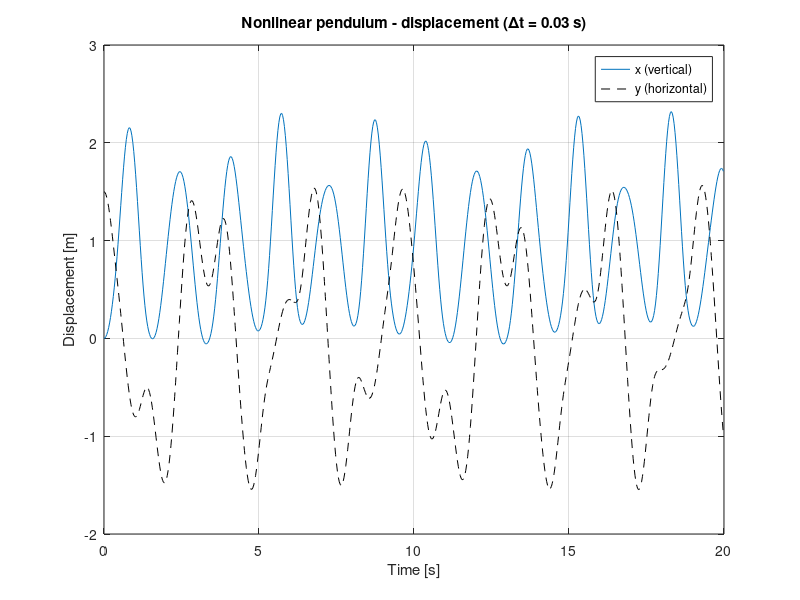
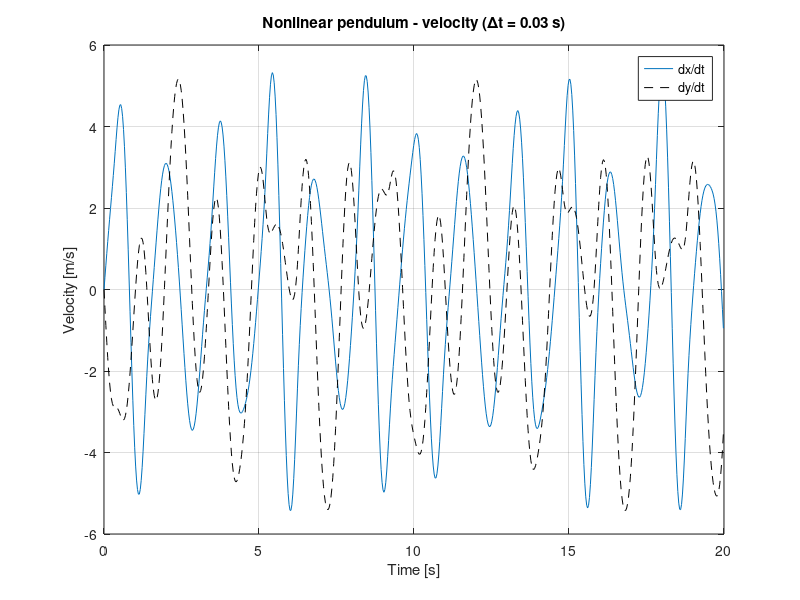
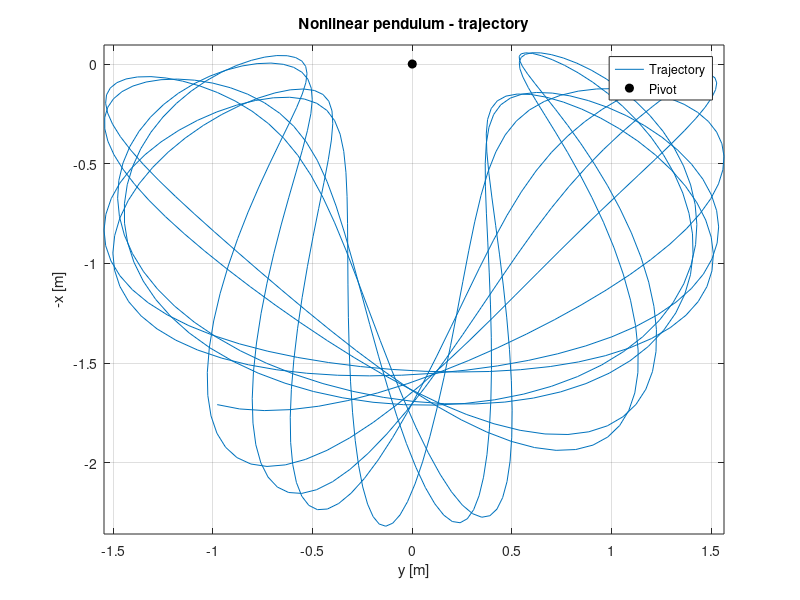
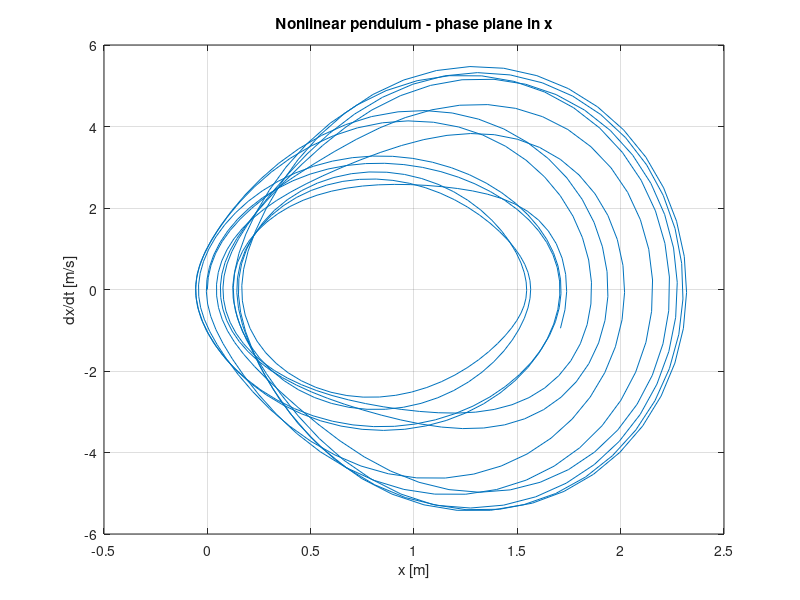

Recreate these plots in MATLAB, in order.
% =============================================================================
% validate_spring_pendulum.m — Nonlinear (elastic) pendulum, Géradin & Rixen
% =============================================================================
% Author : Nicolas Londero Gass
%          MSc Mechanical Engineering — UNICAMP (2025)
%          nicolas.gass@eac.ufsm.br
%
% Description:
%   Elastic pendulum example from Géradin & Rixen (2014), "Mechanical
%   Vibrations", Ch. 7, solved with the nonlinear Newmark predictor-corrector
%   scheme and Newton-Raphson iterations (MSc dissertation, appendix).
%
%   u = [u1; u2]: u1 vertical (upwards), u2 horizontal; pivot at the origin.
%       L = sqrt(u1^2 + u2^2)
%       M*u'' + k*(L - L0)/L * u = [-m*g; 0]
%
%   m = 1 kg, k = 30 N/m, g = 10 m/s^2, L0 = 1 m,
%   u(0) = [0; 1.5] m, u'(0) = 0,
%   gamma = 1/2, beta = 1/4, dt = 0.03 s, tolerance m*g*1e-5.
%
%   The book gives only plots, so the Newmark solution is also compared with
%   a high-accuracy ode45 reference, repeated for smaller time steps
%   (convergence order) and checked for total-energy conservation.
% =============================================================================

clear; close all; clc;

plotlentotrajetoria = 0;          % 1 = animate the trajectory
passoPlt = 20;                    % animation step

%% Parameters
M = [1 0;
     0 1];

g = 10;
L0 = 1;
err = 1*g*10^(-5);                % Tolerance

C = [0 0; 0 0];

L = @(u,v) sqrt((u^2)+(v^2));

k = 30*1;
K = @(u,v) [k*(L(u,v)-L0)*1/L(u,v)  0;
            0  k*(L(u,v)-L0)*1/L(u,v)];

% Tangent stiffness dP/du
Kt = @(u,v) [k*(1- L0/L(u,v)) + k*(L0*u^2)/(L(u,v))^3   k*((L0*u*v)/(L(u,v)^3));
             k*((L0*u*v)/(L(u,v)^3))   k*(1- L0/L(u,v)) + k*(L0*v^2)/(L(u,v))^3];

u0 = 0; v0 = 1.5;
u0p = 0; v0p = 0;

gamma = .5; beta = 1/4;

tf = 20;                          % Integration time

% Reference solution (ode45, tight tolerances)
odefun = @(tt, z) [z(3:4); M\([-M(1,1)*g; 0] - K(z(1),z(2))*z(1:2))];
opts = odeset('RelTol', 1e-10, 'AbsTol', 1e-12);

dts = [0.03 0.01 0.003 0.001];    % 0.03 s = book time step
err5 = zeros(size(dts));
fprintf('  dt [s]   max error 0-5 s [m]   error > 0.1 m after   energy drift   Newton it/step\n');
fprintf('  -----------------------------------------------------------------------------------\n');

for idt = 1:numel(dts)
    dt = dts(idt);
    t = (0:dt:tf);                % Time vector
    Np = length(t);               % Number of time points

    val1 = -M*g;
    R = repmat(val1(:,1), 1, Np); % Gravity load

    %% Initial values
    Ne = size(R,1);               % Number of DOFs

    P0 = K(u0,v0)*[u0; v0];

    u0pp = M\(R(:,1)-P0);         % Initial acceleration

    a1 = (1-gamma)*dt;
    a2 = (.5-beta)*dt^2;
    a3 = (gamma/(beta*dt));
    a4 = (1/((dt^2)*beta));

    %% Newmark time integration
    n = 1;
    u = zeros(Ne, Np); up = zeros(Ne, Np); upp = zeros(Ne, Np);
    ue = zeros(Ne, Np+n); upe = zeros(Ne, Np+n); uppe = zeros(Ne, Np+n);
    Pe = zeros(Ne, Np+n); Psi = zeros(Ne, Np+n); dtu = zeros(Ne, Np+n);
    nit = zeros(1, Np-1);

    Ct = C;

    u(:,1) = [u0; v0];
    up(:,1) = [u0p; v0p];
    upp(:,1) = u0pp;

    for i = 1:Np-1
        % Predictor
        uppe(:,i+1) = 0;                                    % u..* - predicted acceleration
        upe(:,i+1) = up(:,i) + a1*upp(:,i);                 % u.*  - predicted velocity
        ue(:,i+1) = u(:,i) + dt*up(:,i) + a2*upp(:,i);      % u*   - predicted displacement

        contwhile = 0;
        convtest = 10;
        while norm(convtest) > err
            contwhile = contwhile+1;
            if contwhile > 100
                fprintf('No convergence after 100 iterations, i = %d\n', i);
                break;
            end

            uv = [ue(1,i+1); ue(2,i+1)];

            Pe(:,i+1) = K(ue(1,i+1),ue(2,i+1))*uv;
            Psi(:,i+1) = M*uppe(:,i+1) + Pe(:,i+1) - R(:,i+1);   % residual
            PsiOld = Psi(:,i+1);

            % Iteration matrix
            S = Kt(ue(1,i+1),ue(2,i+1)) + a3*Ct + a4*M;         % dPsi/du
            dtu(:,i+1) = -S\(Psi(:,i+1));                       % delta_u

            % Corrector
            u(:,i+1) = ue(:,i+1) + dtu(:,i+1);
            up(:,i+1) = upe(:,i+1) + a3*dtu(:,i+1);
            upp(:,i+1) = uppe(:,i+1) + a4*dtu(:,i+1);

            Pe(:,i+1) = K(ue(1,i+1),ue(2,i+1))*uv;
            Psi(:,i+1) = M*upp(:,i+1) + Pe(:,i+1) - R(:,i+1);   % residual

            convtest = Psi(:,i+1)-PsiOld;
            if norm(convtest) < err
                break
            end

            ue(:,i+1) = u(:,i+1);
            upe(:,i+1) = up(:,i+1);
            uppe(:,i+1) = upp(:,i+1);
        end
        nit(i) = contwhile;
    end

    %% Comparison with the reference solution
    [~, z] = ode45(odefun, t, [u0; v0; u0p; v0p], opts);
    e = max(abs(u - z(:,1:2).'), [], 1);
    err5(idt) = max(e(t <= 5));
    i01 = find(e > 0.1, 1);
    if isempty(i01), tdiv = '      -  '; else, tdiv = sprintf('%7.2f s', t(i01)); end
    E = 0.5*sum((M*up).*up, 1) + 0.5*k*(sqrt(sum(u.^2, 1)) - L0).^2 + M(1,1)*g*u(1,:);
    fprintf('  %6.3f        %9.2e             %s        %6.3f %%          %.2f\n', ...
            dt, err5(idt), tdiv, max(abs(E - E(1)))/abs(E(1))*100, mean(nit));

    if idt == 1                    % keep the book case for the plots
        tB = t; uB = u; upB = up; zB = z;
    end
end
pc = polyfit(log(dts), log(err5), 1);
fprintf('\n  Observed convergence order (0-5 s): %.2f  (theory: 2)\n', pc(1));

t = tB; u = uB; up = upB; z = zB;

%% Plots (book case, dt = 0.03 s; x = -u1 downwards, y = u2 as in the book)

figure(1);
plot(t,-u(1,:)); hold on; grid on;
plot(t,u(2,:), 'k--');
xlabel('Time [s]');
ylabel('Displacement [m]');
legend('x (vertical)','y (horizontal)');
title('Nonlinear pendulum - displacement (\Deltat = 0.03 s)');
ylim([-2 3])

figure(2);
plot(t,-up(1,:)); hold on; grid on;
plot(t,up(2,:), 'k--');
xlabel('Time [s]');
ylabel('Velocity [m/s]');
legend('dx/dt','dy/dt');
title('Nonlinear pendulum - velocity (\Deltat = 0.03 s)');

figure(3);
plot(u(2,:),u(1,:)); hold on; grid on;
plot(0, 0, 'ko', 'MarkerFaceColor', 'k');
axis equal;
xlabel('y [m]');
ylabel('-x [m]');
legend('Trajectory', 'Pivot');
title('Nonlinear pendulum - trajectory');

figure(4);
plot(-u(1,:),-up(1,:)); hold on; grid on;
xlabel('x [m]');
ylabel('dx/dt [m/s]');
title('Nonlinear pendulum - phase plane in x');

figure(5);
plot(u(2,:),up(2,:)); hold on; grid on;
xlabel('y [m]');
ylabel('dy/dt [m/s]');
title('Nonlinear pendulum - phase plane in y');

figure(6);
plot(t, -z(:,1), 'k', 'LineWidth', 1.6); hold on; grid on;
plot(t, -u(1,:), '--', 'LineWidth', 1.2);
plot(t, z(:,2), 'Color', [0.5 0.5 0.5], 'LineWidth', 1.6);
plot(t, u(2,:), ':', 'LineWidth', 1.4);
xlabel('Time [s]');
ylabel('Displacement [m]');
legend('x - ode45', 'x - Newmark', 'y - ode45', 'y - Newmark', 'Location', 'northeast');
title('Newmark (\Deltat = 0.03 s) vs ode45 reference');
xlim([0 10]); ylim([-2 3])

figure(7);
loglog(dts, err5, 'o-', 'LineWidth', 1.5); hold on; grid on;
loglog(dts, err5(1)*(dts/dts(1)).^2, 'k--');
xlabel('\Deltat [s]');
ylabel('Max. displacement error, 0-5 s [m]');
legend('Newmark vs ode45', 'slope 2', 'Location', 'northwest');
title('Time-step convergence');

%% Animated trajectory

if plotlentotrajetoria == 1
    figure(8);
    h = plot(u(2,1),u(1,1),'k'); hold('all'); grid on;
    xlabel('y [m]');
    ylabel('-x [m]');
    title('Nonlinear pendulum - trajectory');
    xlim([-2 2])
    ylim([-2.5 0.2])

    for i = (passoPlt+1):passoPlt:length(u(1,:))
        x = u(2,i-passoPlt:i);
        y = u(1,i-passoPlt:i);
        plot(x,y,'k');
        drawnow;
    end
end
